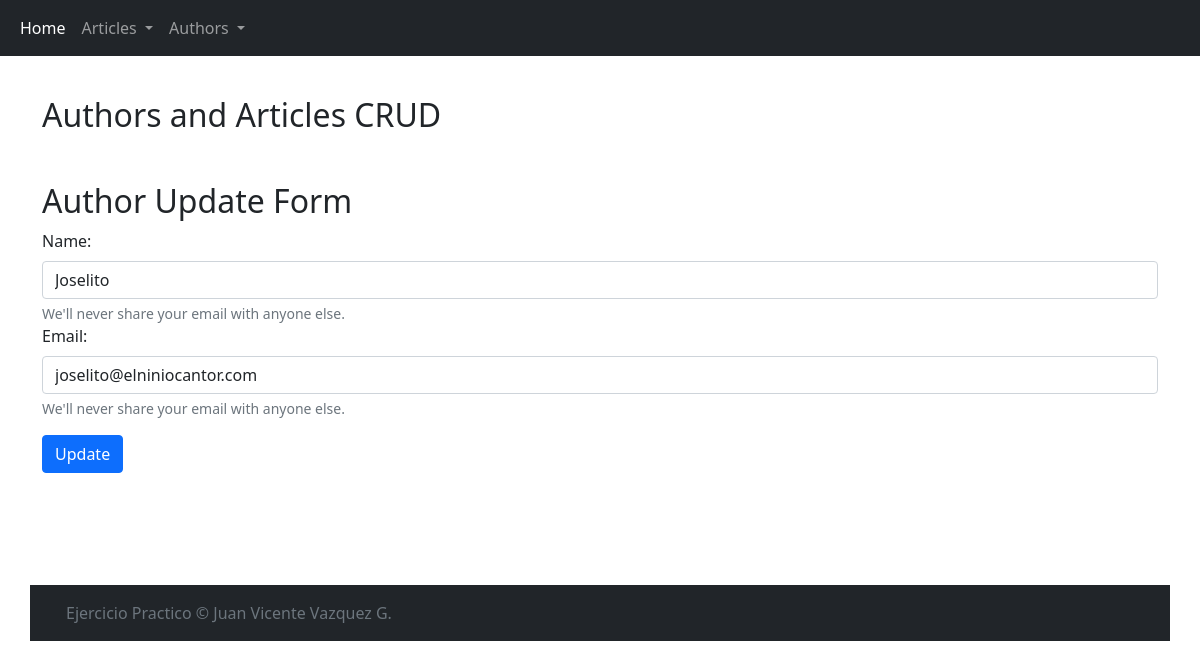
The page /author/formupdate/6 on the database as committed earlier.
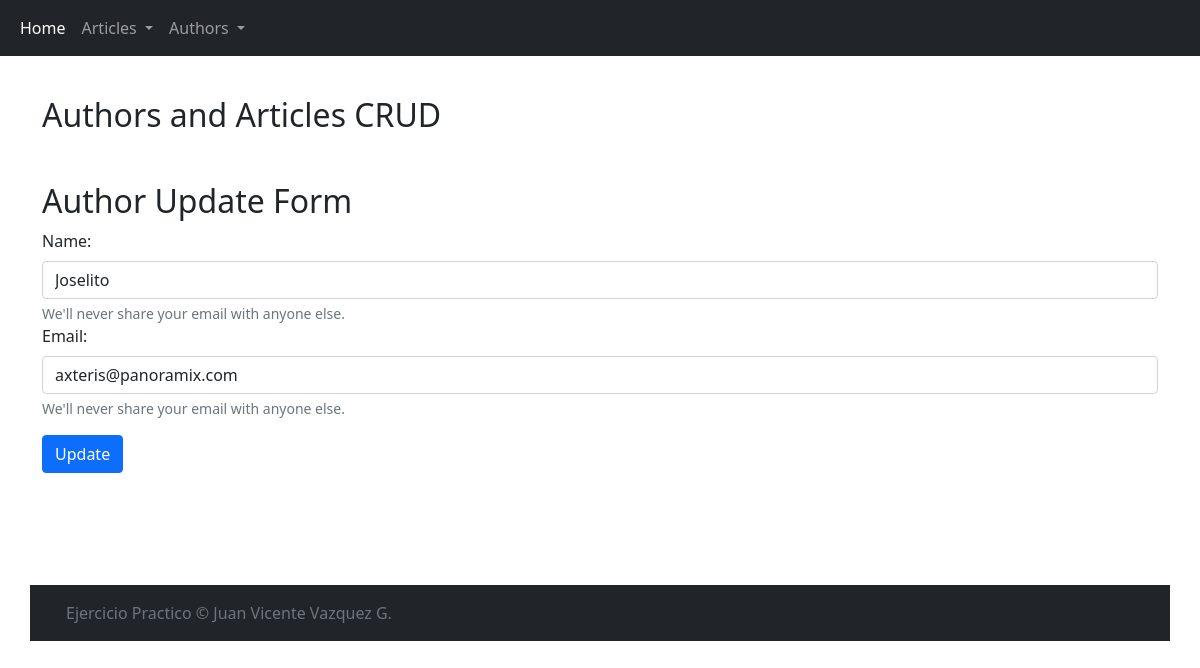
The same page on the database as committed later.
### crud/models.py (models this page shows)
class Author(models.Model):
    nombre = models.CharField(max_length=50)
    email = models.EmailField()
    created_at = models.DateTimeField(auto_now_add=True)
    update_at = models.DateTimeField(auto_now_add=True)

### crud/views.py (the view)
# urls.py: path('author/formupdate/<int:pk>', views.author_form_update, name="author_form_update"),
def author_form_update(request, pk):
    author = Author.objects.get(pk=pk)
    return render(request, 'author_update.html', {'author': author})

### crud/templates/author_update.html (shortened to what this page needs)
{% extends 'layout.html' %}
{% block content %}
<div class="row mb-5">
    <div class="col">
        <h2>Author Update Form</h2>
        <form action="{% url 'author_update' author.id %}" method="POST">
            <div class="mb-3">
                <label for="nombre" class="form-label">Name: </label>
                <input type="text" class="form-control" name="nombre" value="{{author.nombre}}"
                    aria-describedby="nombre" required>
                <div id="title" class="form-text">We'll never share your email with anyone else.</div>
                <div class="mb-3">
                    <label for="email" class="form-label">Email: </label>
                    <input type="email" class="form-control" name="email" value="{{author.email}}"
                        aria-describedby="email" required>
                    <div id="email" class="form-text">We'll never share your email with anyone else.</div>
                </div>
                <button type="submit" class="btn btn-primary">Update</button>
        </form>
    </div>
</div>
{% endblock %}

Rows that differ between the two databases and show on the page:
changed Author "Joselito": email "joselito@elniniocantor.com" → "axteris@panoramix.com"
